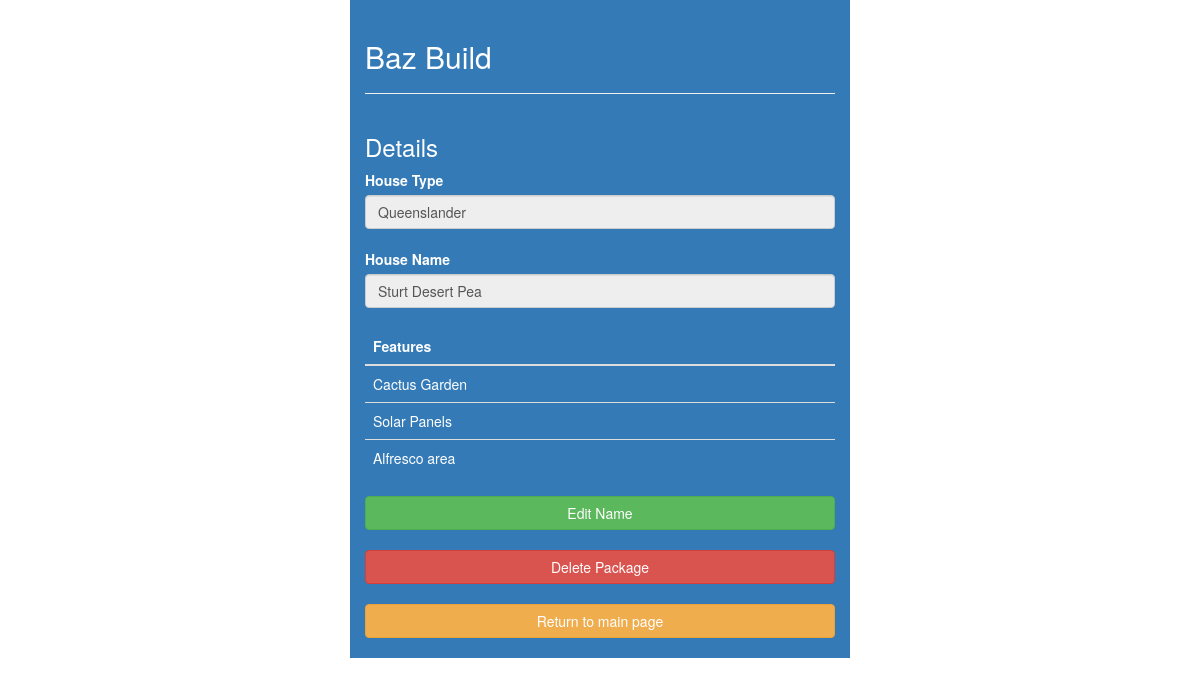
Page /details.php?id=5 on the committed database.
### tables this page shows
CREATE TABLE `name` (
  `nameID` int(10) UNSIGNED NOT NULL,
  `namName` varchar(100) NOT NULL,
  `namTypeID` int(11) UNSIGNED NOT NULL
);

CREATE TABLE `type` (
  `typeID` int(10) UNSIGNED NOT NULL,
  `typeName` varchar(100) NOT NULL
);

CREATE TABLE `feature` (
  `featureID` int(10) UNSIGNED NOT NULL,
  `featureDescription` varchar(100) NOT NULL
);

### details.php (the view, shortened to what this page needs)
<!DOCTYPE html>
<html lang="en">
<head>
  <link rel="stylesheet" href="bootstrap/css/bootstrap.css">
</head>
<body>
  <?php
    $id = $_GET['id'];
    $conn = connect_db();
    $query = "SELECT * FROM type t, name n WHERE t.typeID = n.namTypeID AND nameID='$id'";
    $features = "SELECT f.featureDescription
                FROM type AS t
                INNER JOIN joint_type_breed j
                ON t.typeID = j.typeID
                INNER JOIN feature f
                ON f.featureID = j.featureID
                INNER JOIN name AS n
                ON t.typeID = n.namTypeID
                WHERE n.nameID = '$id'";
    $result = mysqli_query($conn ,$query);
    $featResult = mysqli_query($conn ,$features);
    ?>
    <div class="container bg-primary" style="padding-top:20px; padding-bottom:20px; max-width:500px;">
      <h2>Baz Build</h2>
      <hr>
      <div class="row">
        <div class="col-md-12">
          <h3>Details</h3>
          <form role="form">
            <?php
            while ($row = mysqli_fetch_assoc($result)) {
            ?>
              <div class="form-group>">
                <label>House Type</label>
                <input type="text" name="htype" class="form-control" value="<?php echo $row['typeName']; ?>" readonly>
              </div>
              <br>
              <div class="form-group>">
                <label>House Name</label>
                <input type="text" name="hname" class="form-control" value="<?php echo $row['namName']; ?>" readonly>
              </div>
              <br>
              <table class="table">
                <thead>
                  <tr>
                    <th>Features</th>
                  </tr>
                </thead>
                <tbody>
                  <?php
            while ($row = mysqli_fetch_array($featResult)) {
            ?>
                    <tr>
                      <td>
                        <?php echo $row['featureDescription']; ?>
                      </td>
                    </tr>
                    <?php
            }
            ?>
                </tbody>
              </table>
              <a href="editform.php?id=<?php echo urlencode($id); ?>" class="btn btn-success center-block" role="button">Edit Name</a>
              <br>
              <input type="button" class="btn btn-danger center-block" style="width: 100%" onclick="myFunction()" role="button" value="Delete Package">
              <br>
              <a href="index.php" class="btn btn-warning center-block" role="button">Return to main page</a>
              <?php
            }
            ?>
          </form>
        </div>
      </div>
    </div>
</body>
</html>

### rows in the picture
name: htype "Queenslander", hname "Sturt Desert Pea"
feature: featureDescription "Cactus Garden"
feature: featureDescription "Solar Panels"
feature: featureDescription "Alfresco area"
